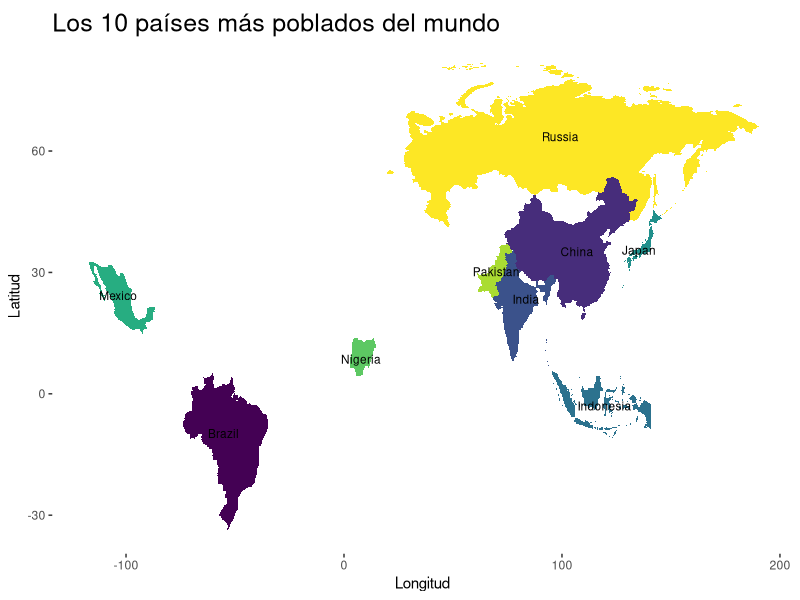

Generate this figure with R:
#cargar librerias
library(ggplot2)
library(dplyr)
require(maps)
require(viridis)


#importacion del mapa del mundo 
mapa_mundi <- map_data("world")
p <- ggplot(mapa_mundi,aes(x=long, y=lat,group= group)) +
  geom_polygon(fill="lightgray", colour="white")

#10 paises más poblados
paises <- c(
  "China", "India", "United States","Indonesia","Pakistan","Nigeria",
  "Brazil","Russia","Mexico","Japan")

#acomodo de data frame
mapa_paises <- map_data("world", region = paises)
region.lab.data <- mapa_paises %>%
  group_by(region) %>%
  summarise(long = mean(long), lat = mean(lat))

#gráfico
ggplot(mapa_paises, aes(x = long, y = lat)) +
  geom_polygon(aes( group = group, fill = region))+
  geom_text(aes(label = region), data = region.lab.data,  size = 3, hjust = 0.5)+
  scale_fill_viridis_d()+
  #theme_void()+
  theme(legend.position = "none") + 
  xlab("Longitud") +
  ylab("Latitud")+
  theme(panel.background = element_blank(),
        
        plot.title = element_text(hjust=0,size=18,vjust = 0))+
  ggtitle("Los 10 países más poblados del mundo")